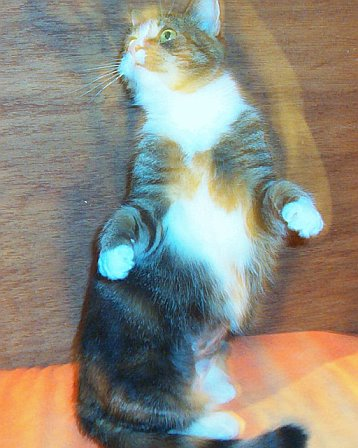
#> input picture PetImages/Cat/10011.jpg, 358 x 448 px; its folder holds only this picture in this run
$ jupyter execute --allow-errors PRODIGY_ML_03.ipynb
#> lines starting #> are read from the running program, lines starting #| are printed output that depends on the picture
[cell 1]
import os
import cv2
import numpy as np
import matplotlib.pyplot as plt

from skimage.feature import hog

from sklearn.model_selection import train_test_split
from sklearn.svm import SVC
from sklearn.metrics import (
    accuracy_score,
    classification_report,
    confusion_matrix,
    ConfusionMatrixDisplay
)

[cell 2]
print("Current Directory:")
print(os.getcwd())

print("\nFiles/Folders:")
print(os.listdir())

[cell 3]
print("PetImages exists:", os.path.exists("PetImages"))
print("Cat exists:", os.path.exists("PetImages/Cat"))
print("Dog exists:", os.path.exists("PetImages/Dog"))

print("\nNumber of Cat Images:", len(os.listdir("PetImages/Cat")))
#> (the rest of this cell did not finish here and is left out)

[cell 4]
dataset_path = "PetImages"
cat_path = os.path.join(dataset_path, "Cat")
dog_path = os.path.join(dataset_path, "Dog")
print("Cats:", len(os.listdir(cat_path)))
#> (the rest of this cell did not finish here and is left out)

[cell 5]
X = []
y = []

MAX_IMAGES_PER_CLASS = 500

[cell 6]
count = 0

for img_name in os.listdir(cat_path):

    if count >= MAX_IMAGES_PER_CLASS:
        break

    img_path = os.path.join(cat_path, img_name)

    try:

        img = cv2.imread(img_path, cv2.IMREAD_GRAYSCALE)
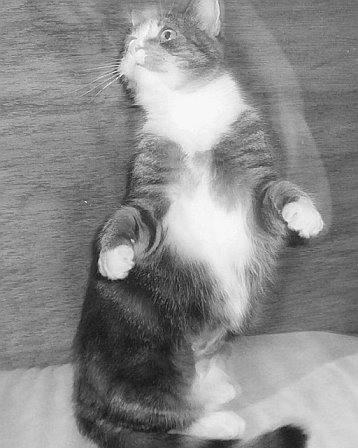
#> img: shape (448, 358); min 18, max 255, mean 139.5

        if img is None:
            continue

        img = cv2.resize(img, (64, 64))
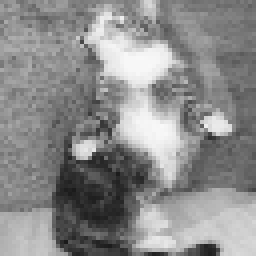
#> img: shape (64, 64) (shown 4 times larger); min 26, max 248, mean 139.6

        features = hog(
            img,
            orientations=9,
            pixels_per_cell=(8, 8),
            cells_per_block=(2, 2),
            block_norm='L2-Hys'
        )
#> features = 1764 values, max 0.325 at index 203, min 0 at index 136, mean 0.147

        X.append(features)
        y.append(0)

        count += 1

    except:
        pass

print("Loaded Cat Images:", count)

Loading Dog Images

[cell 7]
count = 0

#> (the rest of this cell did not finish here and is left out)

[cell 8]
print("Total Samples:", len(X))
#| Total Samples: 1
print("Feature Length:", len(X[0]))
#| Feature Length: 1764
print(set(len(item) for item in X))
#| {1764}

[cell 9]
X = np.array(X)
y = np.array(y)

print("X shape:", X.shape)
#| X shape: (1, 1764)
print("y shape:", y.shape)

Train Test Split

#> (a cell that did not finish here is left out)

Training

[cell 11]
svm = SVC(
    kernel='rbf',
    C=10,
    gamma='scale',
    random_state=42
)

#> (the rest of this cell did not finish here and is left out)

Accuracy

#> (a cell that did not finish here is left out)

#> (a cell that did not finish here is left out)

Dataset Distribution

[cell 14]
plt.figure(figsize=(5,4))

plt.bar(
    ["Cat", "Dog"],
    [MAX_IMAGES_PER_CLASS, MAX_IMAGES_PER_CLASS]
)

plt.title("Dataset Distribution")
plt.ylabel("Number of Images")

plt.savefig("SVM_Screenshots/dataset_distribution.png")
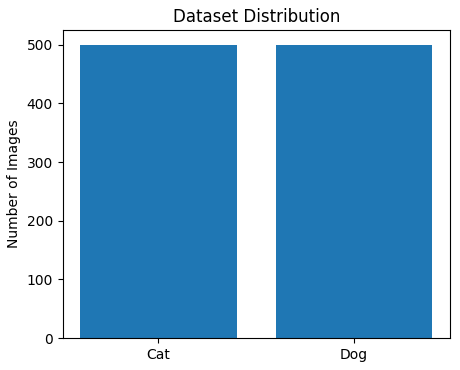
#> figure drawn by matplotlib, 1 panel

plt.show()

Confusion Matrix

#> (a cell that did not finish here is left out)

Model Performance

[cell 16]
plt.figure(figsize=(5,4))

#> (the rest of this cell did not finish here and is left out)

Classification Result

[cell 17]
import random

#> (the rest of this cell did not finish here and is left out)

[cell 18]
import pickle

with open("svm_cat_dog_model.pkl", "wb") as file:
    pickle.dump(svm, file)

print("Model Saved Successfully!")

Prediction

[cell 19]
import random

test_image = random.choice(os.listdir(cat_path))

image_path = os.path.join(cat_path, test_image)

img = cv2.imread(image_path)
#> img is the input picture: shape (448, 358, 3); mean B, G, R 127.9, 140.1, 142.7

gray = cv2.cvtColor(img, cv2.COLOR_BGR2GRAY)

gray = cv2.resize(gray, (64,64))
#> gray: shape (64, 64)

features = hog(
    gray,
    orientations=9,
    pixels_per_cell=(8,8),
    cells_per_block=(2,2),
    block_norm='L2-Hys'
)

#> (the rest of this cell did not finish here and is left out)

$ run again, on PetImages/Cat/10435.jpg
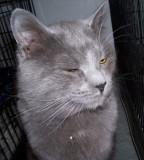
#> input picture PetImages/Cat/10435.jpg, 144 x 160 px
#> `img = cv2.resize(img, (64, 64))`:
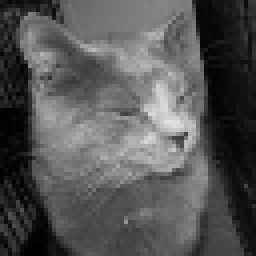
#> img: shape (64, 64) (shown 4 times larger); min 0, max 227, mean 84.9
#> `features = hog( img, orientations=9, pixels_per_cell=(8, 8), cells_per..`: features = 1764 values, max 0.396 at index 720, min 0 at index 496, mean 0.14
#| Total Samples: 1
#| Feature Length: 1764
#| {1764}
#| X shape: (1, 1764)
#> img is the input picture: shape (160, 144, 3); mean B, G, R 88.4, 83.5, 86.5
#> `features = hog( gray, orientations=9, pixels_per_cell=(8,8), cells_per..`: features = 1764 values, max 0.397 at index 720, min 0 at index 496, mean 0.14

$ run again, on PetImages/Cat/10460.jpg
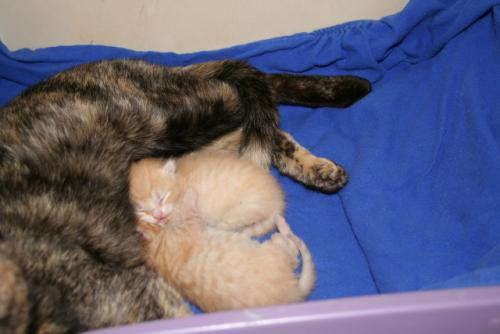
#> input picture PetImages/Cat/10460.jpg, 500 x 334 px
#> `img = cv2.imread(img_path, cv2.IMREAD_GRAYSCALE)`:
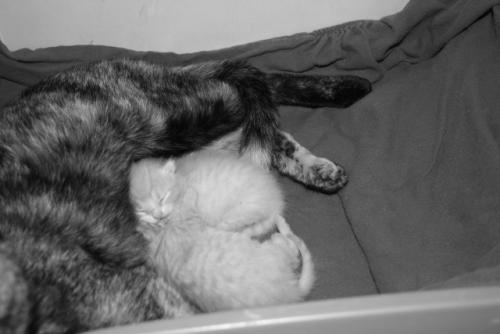
#> img: shape (334, 500); min 0, max 245, mean 102.2
#> `img = cv2.resize(img, (64, 64))`:
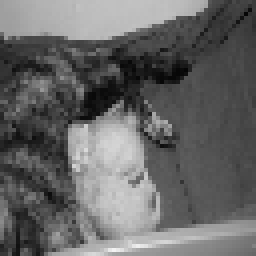
#> img: shape (64, 64) (shown 4 times larger); min 5, max 242, mean 102
#> `features = hog( img, orientations=9, pixels_per_cell=(8, 8), cells_per..`: features = 1764 values, max 0.451 at index 22, min 0 at index 1, mean 0.137
#| Total Samples: 1
#| Feature Length: 1764
#| {1764}
#| X shape: (1, 1764)
#> img is the input picture: shape (334, 500, 3); mean B, G, R 121.8, 99.3, 100.3
#> `features = hog( gray, orientations=9, pixels_per_cell=(8,8), cells_per..`: features = 1764 values, max 0.452 at index 22, min 0 at index 1, mean 0.137

$ run again, on PetImages/Cat/10497.jpg
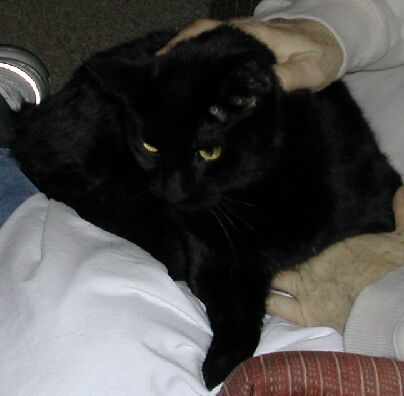
#> input picture PetImages/Cat/10497.jpg, 404 x 396 px
#> `img = cv2.imread(img_path, cv2.IMREAD_GRAYSCALE)`:
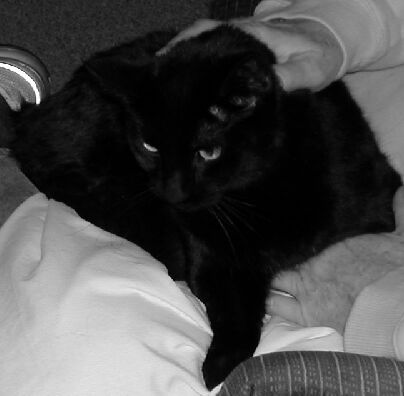
#> img: shape (396, 404); min 0, max 255, mean 75.7
#> `img = cv2.resize(img, (64, 64))`:
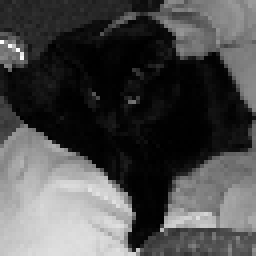
#> img: shape (64, 64) (shown 4 times larger); min 0, max 254, mean 75.6
#> features = 1764 values, max 0.503 at index 1139, min 0 at index 462, mean 0.128
#| Total Samples: 1
#| Feature Length: 1764
#| {1764}
#| X shape: (1, 1764)
#> img is the input picture: shape (396, 404, 3); mean B, G, R 73.6, 75.3, 77.1

$ run again, on PetImages/Cat/10313.jpg
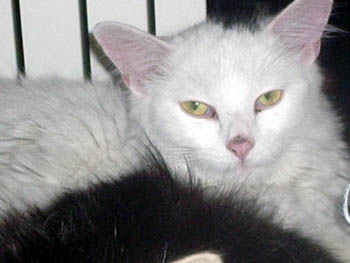
#> input picture PetImages/Cat/10313.jpg, 350 x 263 px
#> `img = cv2.resize(img, (64, 64))`:
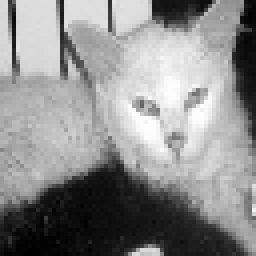
#> img: shape (64, 64) (shown 4 times larger); min 0, max 255, mean 140.5
#> features = 1764 values, max 0.37 at index 108, min 0 at index 124, mean 0.133
#| Total Samples: 1
#| Feature Length: 1764
#| {1764}
#| X shape: (1, 1764)
#> img is the input picture: shape (263, 350, 3); mean B, G, R 140.4, 140.1, 141.4
